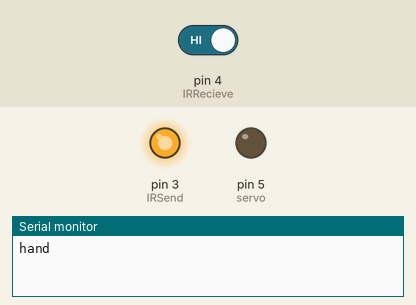
Recording of a program running on a simulated Arduino Pro Mini, built with avr-gcc and run on an emulated ATmega328P. Parts: output pins drawn as LEDs (lit = HIGH), the last lines printed to the serial monitor. Inputs (shaded band) come from the test bench; at power-on: pin 4 (IRRecieve) HIGH.

Above: at 0.1 s.
At 2.1 s:
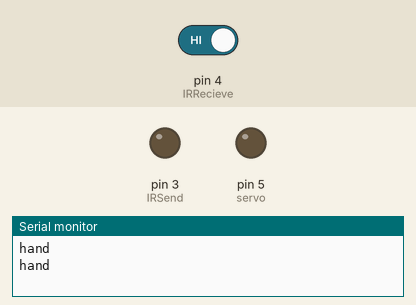
Timing chart, 0 to 3.6 s (numbered marks = the images above):
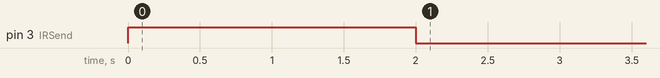

The program:

main.cpp
```cpp
#include <Arduino.h>
#define IRSend 3
#define IRRecieve 4
#define servo 5

void pour()
{
  analogWrite(servo, 255);
}

void relax()
{
  analogWrite(servo, 0);
}

void setup()
{
  Serial.begin(9600);
  pinMode(IRSend, OUTPUT);
  pinMode(IRRecieve, INPUT);
  pinMode(servo, OUTPUT);
  digitalWrite(IRSend, HIGH);
}

void loop()
{
  digitalWrite(IRRecieve, HIGH);
  // when reciever gets a signal connects to GND so sends a 0
  // so when an obstacle comes, it doesnt send 0
  if (digitalRead(IRRecieve))
  {
    Serial.println("hand");
    pour;
    delay(1000);
    relax;
    delay(1000);
  }
  digitalWrite(IRSend, LOW);
}
```

Measured:
- by itself, pin 3 (IRSend): HIGH → LOW at 2.0 s
